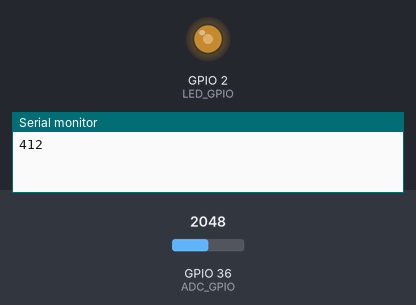
A sketch run on a simulated ESP32. Shown: output pins drawn as LEDs (lit = HIGH), the last lines printed to the serial monitor. The inputs (shaded band) are chosen by the test bench; at power-on: GPIO 36 (ADC_GPIO) = 2048 (analog values on the 0–4095 scale).

Above: at 1.2 s.
1.3 s: GPIO 36 (ADC_GPIO) set to 2866
At 2.4 s:
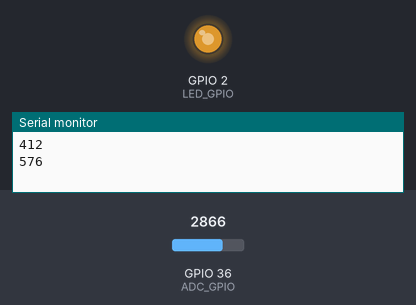
2.8 s: GPIO 36 (ADC_GPIO) set to 3603
At 3.5 s:
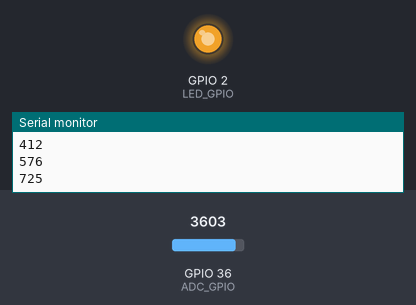
4.3 s: GPIO 36 (ADC_GPIO) set to 491
At 4.6 s:
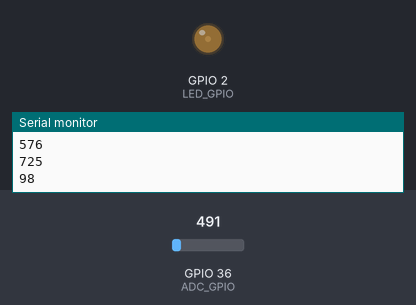
5.8 s: GPIO 36 (ADC_GPIO) set to 0
At 7.0 s:
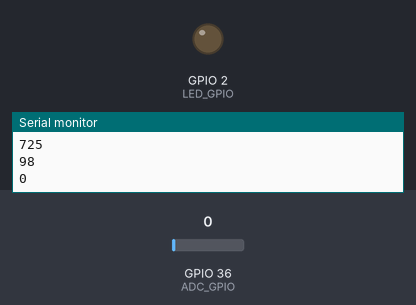
Timing chart, 0 to 8.3 s (numbered marks = the images above; inputs shaded):
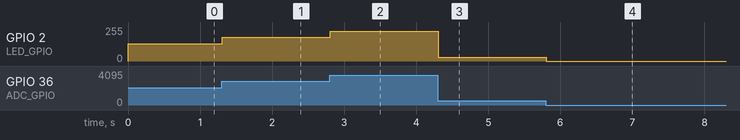

The sketch:

pwm_control_analog.ino
```cpp
#define ADC_GPIO        36
#define LED_GPIO        2

#define PWM_FREQ        50000
#define PWM_BITS        10

constexpr uint32_t max_duty = (1 << PWM_BITS) - 1;

uint32_t last_duty = 0;

void setup() {
  Serial.begin(115200);
  while (!Serial) {}
  ledcAttach(LED_GPIO, PWM_FREQ, PWM_BITS);
  analogReadResolution(PWM_BITS);
}

void loop() {
  uint32_t curr_duty = analogRead(ADC_GPIO);
  if (max(curr_duty, last_duty) - min(curr_duty, last_duty) > 2) {
    Serial.println(analogReadMilliVolts(ADC_GPIO));
    last_duty = curr_duty;
    ledcWrite(LED_GPIO, curr_duty);
  }
  delay(10);
}
```

Measured:
- after the input at 1.3 s, GPIO 2 (LED_GPIO): 128/255 → 178/255 at once
- after the input at 2.8 s, GPIO 2 (LED_GPIO): 178/255 → 224/255 at once
- after the input at 4.3 s, GPIO 2 (LED_GPIO): 224/255 → 30/255 at once
- after the input at 5.8 s, GPIO 2 (LED_GPIO): 30/255 → 0/255 at once
